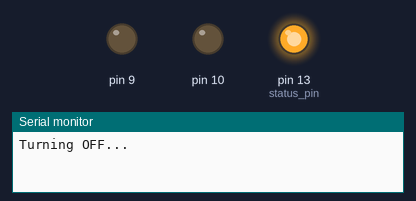
Recording of a program running on a simulated Arduino Uno, built with avr-gcc and run on an emulated ATmega328P. Shown: output pins drawn as LEDs (lit = HIGH), the last lines printed to the serial monitor. Random numbers use the default seed unless the program sets one.

Above: at 0.12 s.
At 2.1 s:
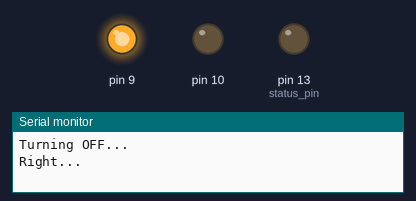
At 9.69 s:
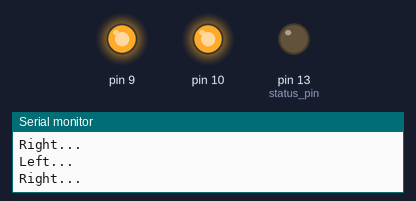
At 14.3 s:
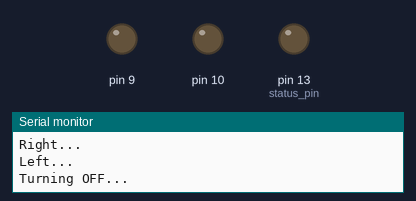
At 35.24 s:
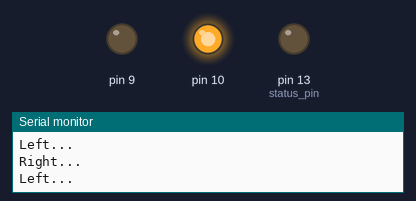
Timing chart, 0 to 37.8 s (numbered marks = the images above):
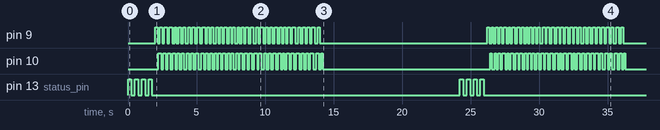

The program:

main.cpp
```cpp
#include <Arduino.h>
#include <Ultrasonic.h>

struct {

    int pn_1 = 9; // Right
    int pn_2 = 10; // Left

    int status_pin = 13;

} pins;

struct {

    int max_timer = 100000;
    int min_timer = 10000;

    int BAUD = 9600;


    int status_blinks = 3; // blink led to notify of activation
    int status_delay = 250; // miliseconds

    int pneumatic_cylinder_travel_time = 75; // miliseconds

    int max_delay_between_right_left = 100;
    int min_delay_between_right_left = 25;

    int max_delay_between_shakes = 50;
    int min_delay_between_shakes = 5;

    int max_num_shakes = 100;
    int min_num_shakes = 25;

} info;

float rand_delay_between_right_left() {
    int rand_int = random(info.min_delay_between_right_left, info.max_delay_between_right_left);
    return rand_int;
}

float rand_delay_between_shakes() {
    int rand_int = random(info.min_delay_between_shakes, info.max_delay_between_shakes);
    return rand_int;
}

float rand_num_shakes() {
    int rand_int = random(info.min_num_shakes, info.max_num_shakes);
    return rand_int;
}

float rand_timer() {
    int rand_int = random(info.min_timer, info.max_timer);
    return rand_int;
}

void right_high() {

    Serial.println("Right...");
    digitalWrite(pins.pn_1, HIGH);
    delay(rand_delay_between_right_left());
    digitalWrite(pins.pn_2, LOW);
    delay(info.pneumatic_cylinder_travel_time);

}

void left_high() {

    Serial.println("Left...");
    digitalWrite(pins.pn_1, LOW);
    delay(rand_delay_between_right_left());
    digitalWrite(pins.pn_2, HIGH);
    delay(info.pneumatic_cylinder_travel_time);

}

void off() {

    Serial.println("Turning OFF...");
    digitalWrite(pins.pn_1, LOW);
    digitalWrite(pins.pn_2, LOW);

}


void status_blink() {

    for (int i=0; i<=info.status_blinks; i++) {
        digitalWrite(pins.status_pin, HIGH);
        delay(info.status_delay);
        digitalWrite(pins.status_pin, LOW);
        delay(info.status_delay);
    };

}

void setup() {

    Serial.begin(info.BAUD);

    pinMode(pins.pn_1, OUTPUT);
    pinMode(pins.pn_2, OUTPUT);

    pinMode(pins.status_pin, OUTPUT);

    off();
};

void loop() {


    status_blink();

    for (int i=0; i<=rand_num_shakes(); i++) {
        right_high();
        delay(rand_delay_between_shakes());
        left_high();
        delay(rand_delay_between_shakes());
    }
    off();


    delay(rand_timer());
};
```

Measured:
- by itself, pin 9: LOW → HIGH at 2.0 s, → LOW 0.18 s later, → HIGH 0.15 s later, → LOW 0.18 s later, … (134 changes in this stretch)
- by itself, pin 10: LOW → HIGH at 2.2 s, → LOW 0.21 s later, → HIGH 0.14 s later, → LOW 0.19 s later, … (134 changes in this stretch)
- by itself, pin 13 (status_pin): goes 3 × (HIGH 0.25 s, LOW 0.25 s), HIGH 0.25 s, LOW 22.5 s, 3 × (HIGH 0.25 s, LOW 0.25 s), HIGH 0.25 s, then LOW
